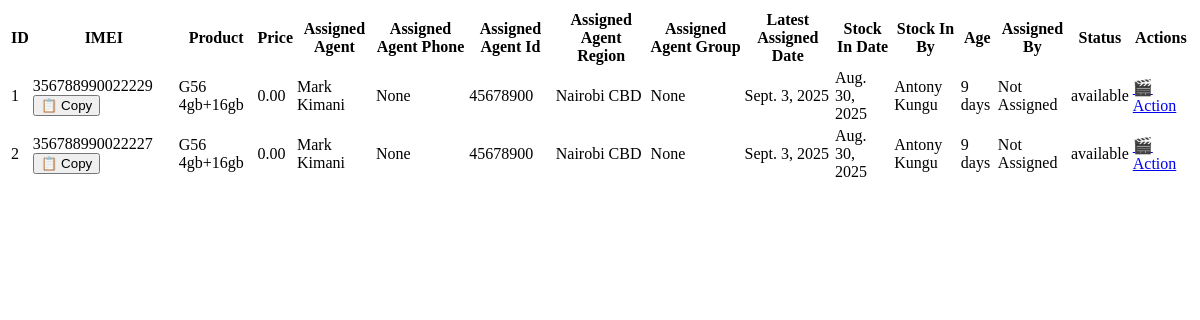
The page /filter-stocks/ (signed in) on the database as committed earlier.
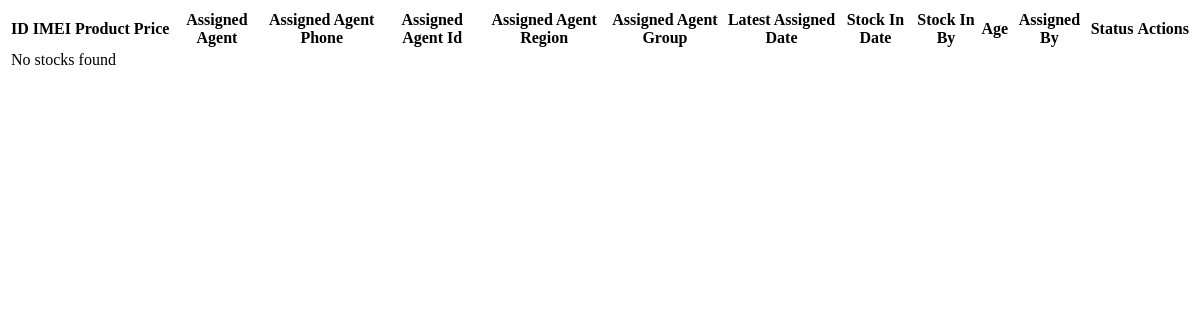
The same page on the database as committed later.
### sales_process/models.py (models this page shows, shortened)
class Stock(models.Model):
    STATUS_CHOICES = [
        ('in_stock', 'In Stock'),
        ('assigned', 'Assigned'),
        ('sold', 'Sold'),
        ('returned', 'Returned'),
    ]
    serial_number = models.CharField(max_length=100, unique=True)
    imei_number = models.CharField(max_length=100, unique=True, blank=True, null=True)
    product = models.ForeignKey(
        Product,
        on_delete=models.CASCADE,
        related_name="stocks"
    )
    stock_in_date = models.DateField(default=timezone.now)
    added_by = models.ForeignKey(
        settings.AUTH_USER_MODEL,
        on_delete=models.SET_NULL,
        null=True,
        related_name="stocks_added"
    )
    status = models.CharField(
        max_length=20,
        choices=STATUS_CHOICES,
        default='in_stock'
    )
    assigned_to = models.ForeignKey(
        settings.AUTH_USER_MODEL,
        on_delete=models.SET_NULL,
        null=True,
        blank=True,
        related_name="stocks_assigned"
    )
    allocated_by = models.ForeignKey(
        settings.AUTH_USER_MODEL,
        on_delete=models.SET_NULL,
        null=True,
        blank=True,
        related_name="stocks_allocated"
    )
    last_assigned_date = models.DateField(null=True, blank=True)
    date_since_stock_in = models.DateField(auto_now_add=True)
    @property
    def days_in_stock(self):
        return (date.today() - self.stock_in_date).days

class Product(models.Model):
    STATUS_CHOICES = [
        ('active', 'Active'),
        ('inactive', 'Inactive'),
        ('discontinued', 'Discontinued'),
    ]
    STORAGE_CHOICES = [
        ('16gb', '16GB'),
        ('32gb', '32GB'),
        ('64gb', '64GB'),
        ('128gb', '128GB'),
        ('256gb', '256GB'),
        ('512gb', '512GB'),
        ('1tb', '1TB'),
    ]
    RAM_CHOICES = [
        ('4gb', '4GB'),
        ('8gb', '8GB'),
        ('16gb', '16GB'),
        ('32gb', '32GB'),
        ('64gb', '64GB'),
        ('128gb', '128GB'),
        ('256gb', '256GB'),
        ('512gb', '512GB'),
        ('1tb', '1TB'),
    ]
    NETWORK_CHOICES = [
        ('2g', '2G'),
        ('3g', '3G'),
        ('4g', '4G'),
        ('5g', '5G'),
    ]
    MODEL_CATEGORY_CHOICES = [
        ('phone', 'Phone'),
        ('tablet', 'Tablet'),
        ('laptop', 'Laptop'),
        ('watch', 'Watch'),
    ]
    item_code = models.CharField(max_length=50, unique=True)
    model_name = models.CharField(max_length=100)
    model_sku = models.CharField(max_length=100, unique=True)
    model_category = models.CharField(max_length=100, choices=MODEL_CATEGORY_CHOICES, default='phone')
    model_storage = models.CharField(max_length=50, blank=True, null=True, choices=STORAGE_CHOICES)
    model_ram = models.CharField(max_length=50, blank=True, null=True, choices=RAM_CHOICES)
    price = models.DecimalField(max_digits=10, decimal_places=2,default=0)
    network = models.CharField(max_length=100, blank=True, null=True, choices=NETWORK_CHOICES)
    other_specifications = models.TextField(blank=True, null=True)
    created_on = models.DateTimeField(auto_now_add=True)
    created_by = models.ForeignKey(
        settings.AUTH_USER_MODEL,
        on_delete=models.SET_NULL,
        null=True,
        related_name="products_created"
    )
    status = models.CharField(
        max_length=20,
        choices=STATUS_CHOICES,
        default='active'
    )

### manage_users/models.py (models this page shows, shortened)
class CustomUser(AbstractUser):
    ROLE_CHOICES = (
        ("manager", "Manager"),
        ("admin", "Admin"),
        ("sales", "sales"),
    )
    role = models.CharField(max_length=20, choices=ROLE_CHOICES, default="sales")
    is_activated = models.BooleanField(default=False)
    date_of_registration = models.DateTimeField(default=timezone.now)  # ✅ auto timestamp
    groups = models.ManyToManyField(
        Group,
        related_name="customuser_set",
        blank=True,
        help_text="The groups this user belongs to.",
    )
    user_permissions = models.ManyToManyField(
        Permission,
        related_name="customuser_set",
        blank=True,
        help_text="Specific permissions for this user.",
    )

class Profile(models.Model):
    GENDER_CHOICES = (
        ("male", "Male"),
        ("female", "Female"),
        ("---", "---"),
    )
    user = models.OneToOneField(settings.AUTH_USER_MODEL, on_delete=models.CASCADE, related_name="profile")
    full_name = models.CharField(max_length=200)
    phone_number = models.CharField(max_length=20, blank=True, null=True)
    date_of_birth = models.DateField(null=True, blank=True)
    national_id = models.CharField(max_length=50, unique=False, blank=True, null=True)
    date_of_joining = models.DateField(null=True, blank=True)
    gender = models.CharField(max_length=20, blank=True, null=True, choices=GENDER_CHOICES)
    region = models.CharField(max_length=100, blank=True, null=True)
    group = models.CharField(max_length=100, blank=True, null=True)
    id_document = models.FileField(upload_to="profile/ids/", blank=True, null=True)
    photo = models.ImageField(upload_to="profile/photos/", blank=True, null=True)

### sales_process/views.py (the view, shortened to what this page needs)
# urls.py: path('filter-stocks/', filter_stocks, name='filter-stocks'),
@login_required
def filter_stocks(request):
    query = request.GET.get("q", "").strip()
    user = request.user
    if user.role == "manager" or user.role == "admin":
        stocks = Stock.objects.all().select_related("product", "assigned_to")
    else:
        stocks = Stock.objects.all().select_related("product", "assigned_to").filter(assigned_to=user)
    return render(request, "sales_process/list_stocks_table.html", {"stocks": stocks})

### sales_process/templates/sales_process/list_stocks_table.html (shortened to what this page needs)
<table class="table table-bordered table-striped">
        <thead class="table-dark">
            <tr>
                <th>ID</th>
                 <th>IMEI</th>
                <th>Product</th>
                <th>Price</th>
                  <th>Assigned Agent</th>
                  <th>Assigned Agent Phone</th>
                  <th>Assigned Agent Id</th>
                  <th>Assigned Agent Region</th>
                  <th>Assigned Agent Group</th>
                  <th>Latest Assigned Date</th>
                  <th>Stock In Date</th>
                  <th>Stock In By</th>
                  <th>Age</th>
                  <th>Assigned By</th>
                <th>Status</th>
                <th>Actions</th>
            </tr>
        </thead>
        <tbody id="stock-table">
            {% for stock in stocks %}
                <tr id="stock-{{ stock.imei_number }}">
    <td>{{ stock.pk }}</td>
     <td>
        <span id="IMEI-{{ stock.imei_number }}">{{ stock.imei_number }}</span>
        <button class="btn btn-sm btn-outline-primary"
                onclick="copyToClipboard('IMEI-{{stock.imei_number}}')">
          📋 Copy
        </button></td>
    <td>{{ stock.product.model_name  }} {{ stock.product.model_ram }}+{{ stock.product.model_storage }}</td>
    <td>{{stock.product.price}}</td>
    <td>{{ stock.assigned_to.profile.full_name }}</td>
    <td>{{ stock.assigned_to.profile.phone_number }}</td>
    <td>{{ stock.assigned_to.profile.national_id }}</td>
    <td>{{ stock.assigned_to.profile.region }}</td>
    <td>{{ stock.assigned_to.profile.group }}</td>
    <td>{{ stock.last_assigned_date }}</td>
    <td>{{ stock.stock_in_date }}</td>
    <td>{{ stock.added_by.profile.full_name }}</td>
    {% if stock.status == 'sold' %}
        <td><span class="text-muted warning">Sold</span></td>
    {% else %}
        <td>{{ stock.days_in_stock }} days</td>
    {% endif %}
    <td>
        {% if stock.allocated_by %}
            👤 {{ stock.allocated_by.profile.full_name }}
        {% else %}
            <span class="text-muted">Not Assigned</span>
        {% endif %}
    </td>
    <td>{{ stock.status }}</td>
    <td>
        <a class="btn btn-sm btn-primary"
                href="{% url 'allocate-stock' stock.imei_number %}"
                hx-boost="true">
        🎬 Action
    </a>
    </td>
</tr>
            {% empty %}
                <tr>
                    <td colspan="6" class="text-center text-muted">No stocks found</td>
                </tr>
            {% endfor %}
        </tbody>
    </table>

Rows that differ between the two databases and show on the page:
no longer on this page (row edited): Stock: pk "1", imei_number "356788990022229", product.model_name "G56", product.model_ram "4gb", product.model_storage "16gb", product.price "0.00", assigned_to.profile.full_name "Mark Kimani", assigned_to.profile.phone_number "None", assigned_to.profile.national_id "45678900", assigned_to.profile.region "Nairobi CBD", assigned_to.profile.group "None", last_assigned_date "Sept. 3, 2025", stock_in_date "Aug. 30, 2025", added_by.profile.full_name "Antony Kungu", days_in_stock "9", shows "Not Assigned", status "available"
no longer on this page (row edited): Stock: pk "2", imei_number "356788990022227", product.model_name "G56", product.model_ram "4gb", product.model_storage "16gb", product.price "0.00", assigned_to.profile.full_name "Mark Kimani", assigned_to.profile.phone_number "None", assigned_to.profile.national_id "45678900", assigned_to.profile.region "Nairobi CBD", assigned_to.profile.group "None", last_assigned_date "Sept. 3, 2025", stock_in_date "Aug. 30, 2025", added_by.profile.full_name "Antony Kungu", days_in_stock "9", shows "Not Assigned", status "available"
Other text that changed with them:
text now shown: "No stocks found"
